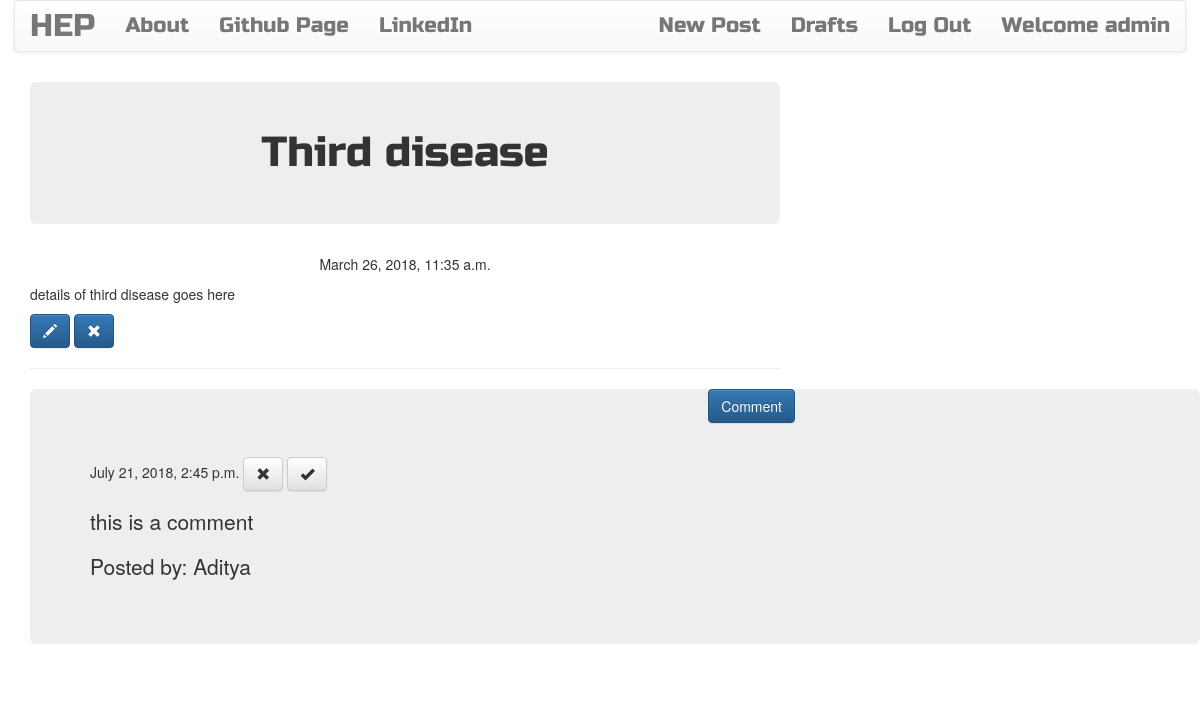
The app's page /post/9 (signed in) with its own data.
### blog/models.py (models this page shows, shortened)
class Post(models.Model):
    author = models.ForeignKey('auth.User')
    title = models.CharField(max_length=260)
    text = models.TextField()
    created_date = models.DateTimeField(default = timezone.now)
    published_date = models.DateTimeField(blank=True,null=True)

class Comment(models.Model):
    post = models.ForeignKey('blog.Post',related_name='comments')
    author = models.CharField(max_length=200)
    text = models.TextField()
    created_date = models.DateTimeField(default = timezone.now())
    approved_comment = models.BooleanField(default = False)

### blog/views.py (the view)
# urls.py: url(r'^post/(?P<pk>\d+)$', views.PostDetailView.as_view(),name='post_detail'),
class PostDetailView(DetailView):
    model = Post

### blog/templates/blog/post_detail.html
{% extends "blog/base.html" %}
{% block content %}
<h1 class="posttitle loader jumbotron">{{post.title}}</h1>
{% if post.published_date %}
<div class="date postdate">
{{post.published_date}}
</div>
{% else %}
<a class="btn btn-default" href="{% url 'post_publish' pk=post.pk %}">Publish</a>
{% endif %}
<p class="postcontent">{{post.text|safe|linebreaksbr}}</p>
{% if user.is_authenticated %}
<a class="btn btn-primary" href="{% url 'post_edit' pk=post.pk %}"><span class="glyphicon glyphicon-pencil"></span></a>
<a class="btn btn-primary" href="{% url 'post_remove' pk=post.pk %}"><span class="glyphicon glyphicon-remove"></span></a>
{% endif %}
<hr>
<a class="btn btn-primary btn-comment"  href="{% url 'add_comment_to_post' pk=post.pk %}">Comment</a>
<div class="container jumbotron">
{% for comment in post.comments.all %}
<br>
{% if user.is_authenticated or comment.approved_comment %}
{{comment.created_date}}
    {% if not comment.approved_comment %}
        <a class="btn btn-default" href="{% url 'comment_remove' pk=comment.pk %}"><span class="glyphicon glyphicon-remove"></span></a>
        <a class="btn btn-default" href="{% url 'comment_approve' pk=comment.pk %}"><span class="glyphicon glyphicon-ok"></span></a>
    {% endif %}
    <p style="color:white">{{comment.text|safe|linebreaksbr}}</p>
    <p>Posted by: {{comment.author}}</p>
{% endif %}
{% empty %}
<p>No Comments</p>
{% endfor %}
</div>
{% endblock %}

### blog/templates/blog/base.html (shortened to what this page needs)
<!DOCTYPE html>
{% load staticfiles %}
<html>
<head>
<link rel="stylesheet" href="https://maxcdn.bootstrapcdn.com/bootstrap/3.3.7/css/bootstrap.min.css">
<link rel="stylesheet" href="https://maxcdn.bootstrapcdn.com/bootstrap/3.3.7/css/bootstrap-theme.min.css">
<link rel="stylesheet" href="//cdn.jsdelivr.net/npm/medium-editor@latest/dist/css/medium-editor.min.css" type="text/css" media="screen" charset="utf-8">
<link rel="stylesheet" type="text/css" href="{% static 'css/blog.css'  %}">
</head>
<body class="loader" >
<nav class="navbar navbar-default techfont custom-navbar">
	<div class="container">
		<ul class="nav navbar-nav">
		<li><a class="navbar-brand bigbrand" href="{% url 'post_list' %}">HEP</a></li>
		<li><a href="{% url 'about' %}">About</a></li>
		<li><a href="https://www.github.com">Github Page</a></li>
		<li><a href="https://linkedin.com">LinkedIn</a></li>
		</ul>
		<ul class="nav navbar-nav navbar-right">
			 {% if user.is_authenticated %}
			 	<li><a href="{% url 'post_new' %}">New Post</a></li>
			 	<li><a href="{% url 'post_draft_list' %}">Drafts</a></li>
			 	<li><a href="{% url 'logout' %}">Log Out</a></li>
			 	<li><a>Welcome {{user.username}}</a></li>
			 	{% else %}
			 	<li><a class="nav navbar-right" href="{% url 'login' %}"><span class="glyphicon glyphicon-user"></span></a></li>
			 {% endif %}
		</ul>
	</div>
</nav>
<div class="content container">
	<div class="row">
		<div class="col-md-8">
			<div class="blog_posts">
				{% block content %}
				{% endblock %}
			</div>
		</div>
	</div>
</div>
</body>
</html>

### blog/static/css/blog.css (style rules this page uses)
.loader { filter:hue-rotate(0deg); color:linear-gradient(45deg,#0f8,#08f); animation:hue 10000ms infinite linear; }
.techfont { font-family: 'Russo One', sans-serif; font-size: 1.5em; margin-bottom: 10px; }
.bigbrand { font-size: 1.5em; }
.postdate { text-align: center; }
.posttitle { font-family: 'Russo One',sans-serif; font-size: 3em; text-align: center; }
.postcontent { font-family: 'Montserrat'; font-size: 1.5em; }
.btn-comment { position: absolute; right: 0px; }
body { background-color: white; }
body { height: 100%; width: 100%; display: -webkit-box; display: -ms-flexbox; display: flex; -webkit-box-orient: vertical; -webkit-box-direction: normal; -ms-flex-direction: column; flex-direction: column; -webkit-box-pack: center; -ms-flex-pack: center; justify-content: center; -webkit-box-align: center; -ms-flex-align: center; align-items: center; }

### records on screen
Post: title "Third disease", published_date "March 26, 2018, 11:35 a.m.", text "details of third disease goes here"
Comment: created_date "July 21, 2018, 2:45 p.m.", approved_comment False (drawn), text "this is a comment", author "Aditya"

### other values on screen
{{ user.username }} "admin"
